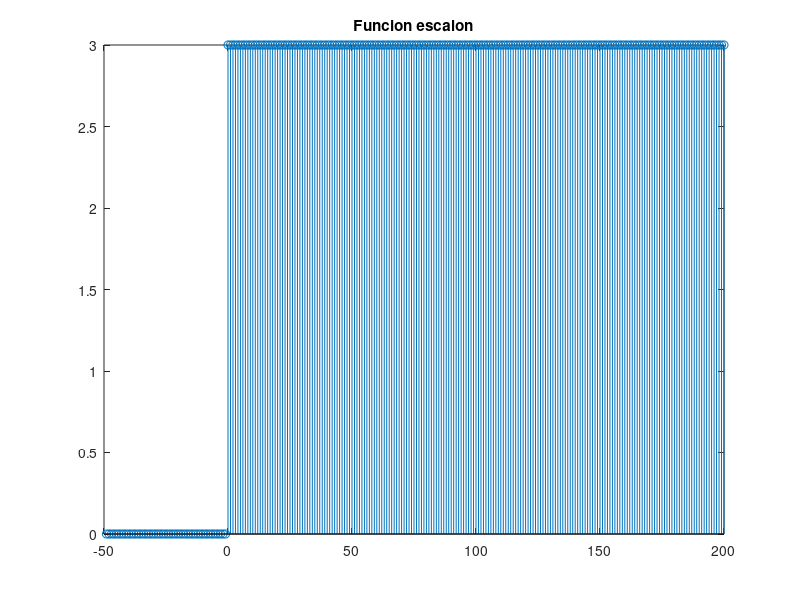

Source code (MATLAB): (Note: this script raises an error after producing the figure.)
%Definimos la funcion escalon y la representamos para una amplitud de
% valor 3.

x = zeros(1,250);
t = -49:200;
x (50:250) = 3;
stem(t,x) ;
title('Funcion escalon')
pause;

% Filtramos los vectores anteriores de coeficientes junto a la nueva
% funcion escalon obtenido previamente. Asi podemos obtener la respuesta
% de dicho impluso y hallar la respuesta en regimen permanente.

y = filter(b,a,x);
plot(y)
xlabel('Longitud')
ylabel('Coeficientes')
title('\it{Respuesta al escalon}','FontSize',14)
pause;

% Se nos pide que calculemos la respuesta transitoria de la respuesta
% total de la signal anterior.

% rgp = respuesta en regimen permanente
% rt = respuesta transitoria

rgp = 1.895;
rt = y - rgp;
plot(rt)
xlabel('Longitud')
ylabel('Coeficientes')
title('\it{Respuesta transitoria obtenida del escalon}','FontSize',14)
pause;

% Ahora representaremos la respuesta transitoria en el intervalo
% 0 <= n <= 50

plot(t(50:100),rt(50:100))
xlabel('Longitud')
ylabel('Coeficientes')
title('\it{Respuesta transitoria}','FontSize',14)
